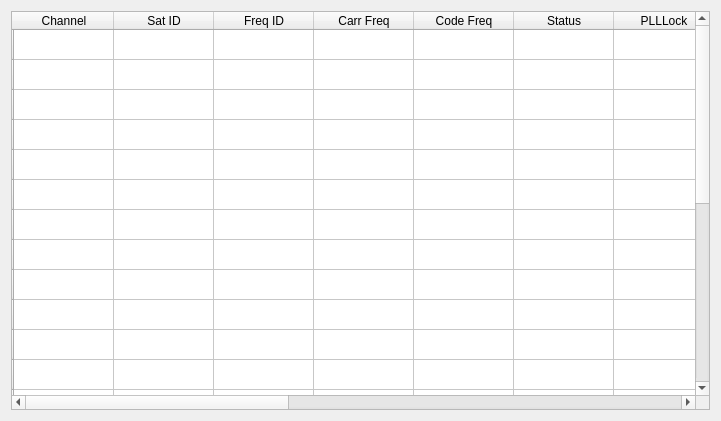
<?xml version="1.0" encoding="UTF-8"?>
<ui version="4.0">
 <class>ChannelInfo</class>
 <widget class="QWidget" name="ChannelInfo">
  <property name="geometry">
   <rect>
    <x>0</x>
    <y>0</y>
    <width>721</width>
    <height>421</height>
   </rect>
  </property>
  <property name="windowTitle">
   <string>通道信息视图</string>
  </property>
  <property name="windowIcon">
   <iconset resource="res.qrc">
    <normaloff>:/icon/channel.webp</normaloff>:/icon/channel.webp</iconset>
  </property>
  <layout class="QVBoxLayout" name="verticalLayout">
   <item>
    <widget class="QTableWidget" name="tableWidget">
     <row>
      <property name="text">
       <string/>
      </property>
     </row>
     <row>
      <property name="text">
       <string/>
      </property>
     </row>
     <row>
      <property name="text">
       <string/>
      </property>
     </row>
     <row>
      <property name="text">
       <string/>
      </property>
     </row>
     <row>
      <property name="text">
       <string/>
      </property>
     </row>
     <row>
      <property name="text">
       <string/>
      </property>
     </row>
     <row>
      <property name="text">
       <string/>
      </property>
     </row>
     <row>
      <property name="text">
       <string/>
      </property>
     </row>
     <row>
      <property name="text">
       <string/>
      </property>
     </row>
     <row>
      <property name="text">
       <string/>
      </property>
     </row>
     <row>
      <property name="text">
       <string/>
      </property>
     </row>
     <row>
      <property name="text">
       <string/>
      </property>
     </row>
     <row>
      <property name="text">
       <string/>
      </property>
     </row>
     <row>
      <property name="text">
       <string/>
      </property>
     </row>
     <row>
      <property name="text">
       <string/>
      </property>
     </row>
     <row>
      <property name="text">
       <string/>
      </property>
     </row>
     <row>
      <property name="text">
       <string/>
      </property>
     </row>
     <row>
      <property name="text">
       <string/>
      </property>
     </row>
     <row>
      <property name="text">
       <string/>
      </property>
     </row>
     <row>
      <property name="text">
       <string/>
      </property>
     </row>
     <row>
      <property name="text">
       <string/>
      </property>
     </row>
     <row>
      <property name="text">
       <string/>
      </property>
     </row>
     <row>
      <property name="text">
       <string/>
      </property>
     </row>
     <row>
      <property name="text">
       <string/>
      </property>
     </row>
     <column>
      <property name="text">
       <string>Channel</string>
      </property>
     </column>
     <column>
      <property name="text">
       <string>Sat ID</string>
      </property>
     </column>
     <column>
      <property name="text">
       <string>Freq ID</string>
      </property>
     </column>
     <column>
      <property name="text">
       <string>Carr Freq</string>
      </property>
     </column>
     <column>
      <property name="text">
       <string>Code Freq</string>
      </property>
     </column>
     <column>
      <property name="text">
       <string>Status</string>
      </property>
     </column>
     <column>
      <property name="text">
       <string>PLLLock</string>
      </property>
     </column>
     <column>
      <property name="text">
       <string>CN0</string>
      </property>
     </column>
     <column>
      <property name="text">
       <string>Noise</string>
      </property>
     </column>
     <column>
      <property name="text">
       <string>Debug0</string>
      </property>
     </column>
     <column>
      <property name="text">
       <string>Debug1</string>
      </property>
     </column>
     <column>
      <property name="text">
       <string>Debug2</string>
      </property>
     </column>
     <column>
      <property name="text">
       <string>Debug3</string>
      </property>
     </column>
     <column>
      <property name="text">
       <string>Debug4</string>
      </property>
     </column>
     <column>
      <property name="text">
       <string>Debug5</string>
      </property>
     </column>
    </widget>
   </item>
  </layout>
 </widget>
 <resources>
  <include location="res.qrc"/>
 </resources>
 <connections/>
</ui>
